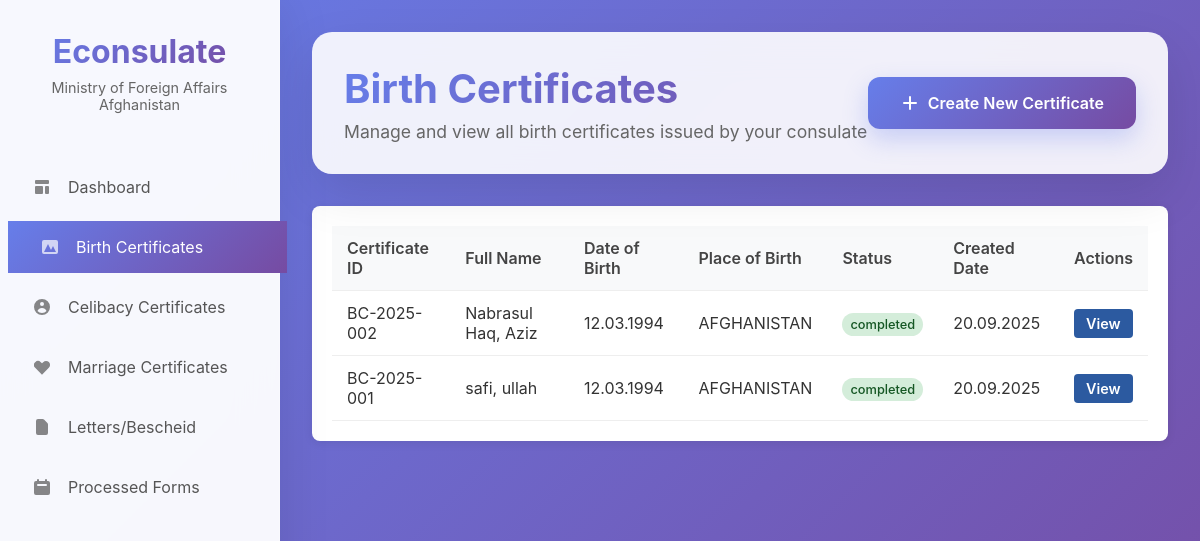
The page /birth-certificates (signed in) on the database its author committed.
### app.py (models this page shows, shortened)
class BirthCertificate(db.Model):
    __tablename__ = 'birth_certificate'
    id = db.Column(db.String, primary_key=True)
    family_name = db.Column(db.String, nullable=False)
    given_name = db.Column(db.String, nullable=False)
    previous_name = db.Column(db.String, default='')
    date_of_birth = db.Column(db.String, nullable=False)
    gender = db.Column(db.String)
    place_of_birth = db.Column(db.String)
    passport_number = db.Column(db.String)
    father_name = db.Column(db.String)
    mother_name = db.Column(db.String)
    photo_path = db.Column(db.String)
    id_card_path = db.Column(db.String)
    qr_code_data = db.Column(db.Text)
    barcode_data = db.Column(db.Text)
    status = db.Column(db.String, default='completed')
    created_at = db.Column(db.DateTime, default=datetime.now)

### app.py (the view)
@app.route('/birth-certificates')
@login_required
def birth_certificates():
    certificates = BirthCertificate.query.order_by(BirthCertificate.created_at.desc()).all()
    return render_template('birth.html', certificates=certificates)

### app.py (called while the page is built)
def login_required(f):
    @wraps(f)
    def decorated_function(*args, **kwargs):
        if 'user' not in session:
            return redirect(url_for('login', next=request.url))
        return f(*args, **kwargs)
    return decorated_function

### templates/birth.html (shortened to what this page needs)
{% extends "base.html" %}
{% block content %}
<div class="page-header">
    <div class="header-info">
        <h1>Birth Certificates</h1>
        <p>Manage and view all birth certificates issued by your consulate</p>
    </div>
    <div class="header-actions">
      <a href="{{ url_for('create_birth_certificate') }}" class="btn btn-primary d-flex align-items-center gap-2">
    <svg width="20" height="20" fill="currentColor" viewBox="0 0 20 20">
        <path fill-rule="evenodd" d="M10 3a1 1 0 011 1v5h5a1 1 0 110 2h-5v5a1 1 0 11-2 0v-5H4a1 1 0 110-2h5V4a1 1 0 011-1z" clip-rule="evenodd"/>
    </svg>
    Create New Certificate
</a>
    </div>
</div>
<div class="certificates-table">
    <table>
        <thead>
            <tr>
                <th>Certificate ID</th>
                <th>Full Name</th>
                <th>Date of Birth</th>
                <th>Place of Birth</th>
                <th>Status</th>
                <th>Created Date</th>
                <th>Actions</th>
            </tr>
        </thead>
        <tbody>
            {% for certificate in certificates %}
            <tr>
                <td>{{ certificate.id }}</td>
                <td>{{ certificate.family_name }}, {{ certificate.given_name }}</td>
                <td>{{ certificate.date_of_birth }}</td>
                <td>
                   {% if certificate.place_of_birth|lower == 'afghanistan' %}
    AFGHANISTAN
{% elif certificate.place_of_birth|lower == 'germany' %}
    GERMANY
{% else %}
    {{ certificate.place_of_birth|upper }}
{% endif %}
                </td>
                <td>
                    <span class="status-badge status-{{ certificate.status }}">
                        {{ certificate.status }}
                    </span>
                </td>
                <td>{{ certificate.created_at.strftime('%d.%m.%Y') }}</td>
                <td>
                    <a href="{{ url_for('view_birth_certificate', certificate_id=certificate.id) }}"
                       class="btn btn-view">
                        View
                    </a>
                </td>
            </tr>
            {% endfor %}
        </tbody>
    </table>
</div>
{% endblock %}

### templates/base.html (shortened to what this page needs)
<!DOCTYPE html>
<html lang="en">
<head>
    <link rel="stylesheet" href="{{ url_for('static', filename='css/style.css') }}">
</head>
<body>
    <div class="container">
        <nav class="sidebar">
            <div class="logo">
                <h1>Econsulate</h1>
                <p>Ministry of Foreign Affairs Afghanistan</p>
            </div>
            <ul class="nav-menu">
                <li class="nav-item">
                    <a href="{{ url_for('index') }}" class="nav-link {% if request.path == '/' %}active{% endif %}">
                        <svg class="nav-icon" fill="currentColor" viewBox="0 0 20 20">
                            <path d="M3 4a1 1 0 011-1h12a1 1 0 011 1v2a1 1 0 01-1 1H4a1 1 0 01-1-1V4zM3 10a1 1 0 011-1h6a1 1 0 011 1v6a1 1 0 01-1 1H4a1 1 0 01-1-1v-6zM14 9a1 1 0 00-1 1v6a1 1 0 001 1h2a1 1 0 001-1v-6a1 1 0 00-1-1h-2z"/>
                        </svg>
                        Dashboard
                    </a>
                </li>
                <li class="nav-item">
                    <a href="{{ url_for('birth_certificates') }}" class="nav-link {% if request.path == '/birth-certificates' %}active{% endif %}">
                        <svg class="nav-icon" fill="currentColor" viewBox="0 0 20 20">
                            <path d="M4 3a2 2 0 00-2 2v10a2 2 0 002 2h12a2 2 0 002-2V5a2 2 0 00-2-2H4zm12 12H4l4-8 3 6 2-4 3 6z"/>
                        </svg>
                        Birth Certificates
                    </a>
                </li>
                <li class="nav-item">
                    <a href="{{ url_for('celibacy_certificates') }}" class="nav-link {% if request.path == '/celibacy-certificates' %}active{% endif %}">
                        <svg class="nav-icon" fill="currentColor" viewBox="0 0 20 20">
                            <path fill-rule="evenodd" d="M18 10a8 8 0 11-16 0 8 8 0 0116 0zm-6-3a2 2 0 11-4 0 2 2 0 014 0zm-2 4a5 5 0 00-4.546 2.916A5.986 5.986 0 0010 16a5.986 5.986 0 004.546-2.084A5 5 0 0010 11z" clip-rule="evenodd"/>
                        </svg>
                        Celibacy Certificates
                    </a>
                </li>
                <li class="nav-item">
                    <a href="{{ url_for('marriage_certificates') }}" class="nav-link {% if request.path == '/marriage-certificates' %}active{% endif %}">
                        <svg class="nav-icon" fill="currentColor" viewBox="0 0 20 20">
                            <path fill-rule="evenodd" d="M3.172 5.172a4 4 0 015.656 0L10 6.343l1.172-1.171a4 4 0 115.656 5.656L10 17.657l-6.828-6.829a4 4 0 010-5.656z" clip-rule="evenodd"/>
                        </svg>
                        Marriage Certificates
                    </a>
                </li>
                <li class="nav-item">
                    <a href="#" class="nav-link">
                        <svg class="nav-icon" fill="currentColor" viewBox="0 0 20 20">
                            <path fill-rule="evenodd" d="M4 4a2 2 0 012-2h4.586A2 2 0 0112 2.586L15.414 6A2 2 0 0116 7.414V16a2 2 0 01-2 2H6a2 2 0 01-2-2V4z" clip-rule="evenodd"/>
                        </svg>
                        Letters/Bescheid
                    </a>
                </li>
                <li class="nav-item">
                    <a href="#" class="nav-link">
                        <svg class="nav-icon" fill="currentColor" viewBox="0 0 20 20">
                            <path fill-rule="evenodd" d="M6 2a1 1 0 00-1 1v1H4a2 2 0 00-2 2v10a2 2 0 002 2h12a2 2 0 002-2V6a2 2 0 00-2-2h-1V3a1 1 0 10-2 0v1H7V3a1 1 0 00-1-1zm0 5a1 1 0 000 2h8a1 1 0 100-2H6z" clip-rule="evenodd"/>
                        </svg>
                        Processed Forms
                    </a>
                </li>
            </ul>
        </nav>
        <main class="main-content">
            {% block content %}{% endblock %}
        </main>
    </div>
</body>
</html>

### static/css/style.css (style rules this page uses)
* { margin: 0; padding: 0; box-sizing: border-box; }
body { font-family: 'Inter', -apple-system, BlinkMacSystemFont, sans-serif; background: linear-gradient(135deg, #667eea 0%, #764ba2 100%); min-height: 100vh; color: #333; }
.container { display: flex; min-height: 100vh; }
.sidebar { width: 280px; background: rgba(255, 255, 255, 0.95); backdrop-filter: blur(20px); border-right: 1px solid rgba(255, 255, 255, 0.2); padding: 2rem 0; box-shadow: 0 0 50px rgba(0, 0, 0, 0.1); }
.logo { text-align: center; margin-bottom: 3rem; padding: 0 2rem; }
.logo h1 { font-size: 2rem; font-weight: 700; background: linear-gradient(135deg, #667eea, #764ba2); -webkit-background-clip: text; -webkit-text-fill-color: transparent; background-clip: text; }
.logo p { font-size: 0.9rem; color: #666; margin-top: 0.5rem; }
.nav-menu { list-style: none; }
.nav-item { margin: 0.5rem 0; }
.nav-link { display: flex; align-items: center; padding: 1rem 2rem; text-decoration: none; color: #555; transition: all 0.3s ease; position: relative; overflow: hidden; }
.nav-link::before { content: ''; position: absolute; left: 0; top: 0; height: 100%; width: 0; background: linear-gradient(135deg, #667eea, #764ba2); transition: width 0.3s ease; z-index: -1; }
.nav-link:hover::before, .nav-link.active::before { width: 100%; }
.nav-link:hover, .nav-link.active { color: white; transform: translateX(8px); }
.nav-icon { width: 20px; height: 20px; margin-right: 1rem; opacity: 0.7; }
.main-content { flex: 1; padding: 2rem; overflow-y: auto; }
.page-header { background: rgba(255, 255, 255, 0.9); backdrop-filter: blur(20px); border-radius: 20px; padding: 2rem; margin-bottom: 2rem; box-shadow: 0 20px 50px rgba(0, 0, 0, 0.1); display: flex; justify-content: space-between; align-items: center; }
.header-info h1 { font-size: 2.5rem; font-weight: 700; background: linear-gradient(135deg, #667eea, #764ba2); -webkit-background-clip: text; -webkit-text-fill-color: transparent; background-clip: text; margin-bottom: 0.5rem; }
.header-info p { color: #666; font-size: 1.1rem; }
.header-actions { display: flex; gap: 1rem; align-items: center; }
.btn { padding: 1rem 2rem; border: none; border-radius: 12px; font-size: 1rem; font-weight: 600; cursor: pointer; transition: all 0.3s ease; text-decoration: none; display: inline-flex; align-items: center; justify-content: center; gap: 0.5rem; white-space: nowrap; }
.btn-primary { background: linear-gradient(135deg, #667eea, #764ba2); color: white; box-shadow: 0 10px 25px rgba(102, 126, 234, 0.3); }
.status-completed { background: #dcfce7; color: #166534; }

### templates/birth.html (style rules this page uses)
.certificates-table { background: white; border-radius: 8px; padding: 20px; margin-top: 20px; box-shadow: 0 2px 10px rgba(0,0,0,0.08); }
.certificates-table table { width: 100%; border-collapse: collapse; }
.certificates-table th, .certificates-table td { padding: 12px 15px; text-align: left; border-bottom: 1px solid #eee; }
.certificates-table th { background: #f8f9fa; font-weight: 600; color: #444; }
.status-badge { padding: 4px 8px; border-radius: 12px; font-size: 0.8rem; font-weight: 500; }
.status-completed { background: #d4edda; color: #155724; }
.btn-view { background: #2c5aa0; color: white; padding: 6px 12px; border-radius: 4px; text-decoration: none; font-size: 0.9rem; }

### rows shown on the page
BirthCertificate: id "BC-2025-002", family_name "Nabrasul Haq", given_name "Aziz", date_of_birth "12.03.1994", place_of_birth "AFGHANISTAN", status "completed", created_at "20.09.2025"
BirthCertificate: id "BC-2025-001", family_name "safi", given_name "ullah", date_of_birth "12.03.1994", place_of_birth "AFGHANISTAN", status "completed", created_at "20.09.2025"
